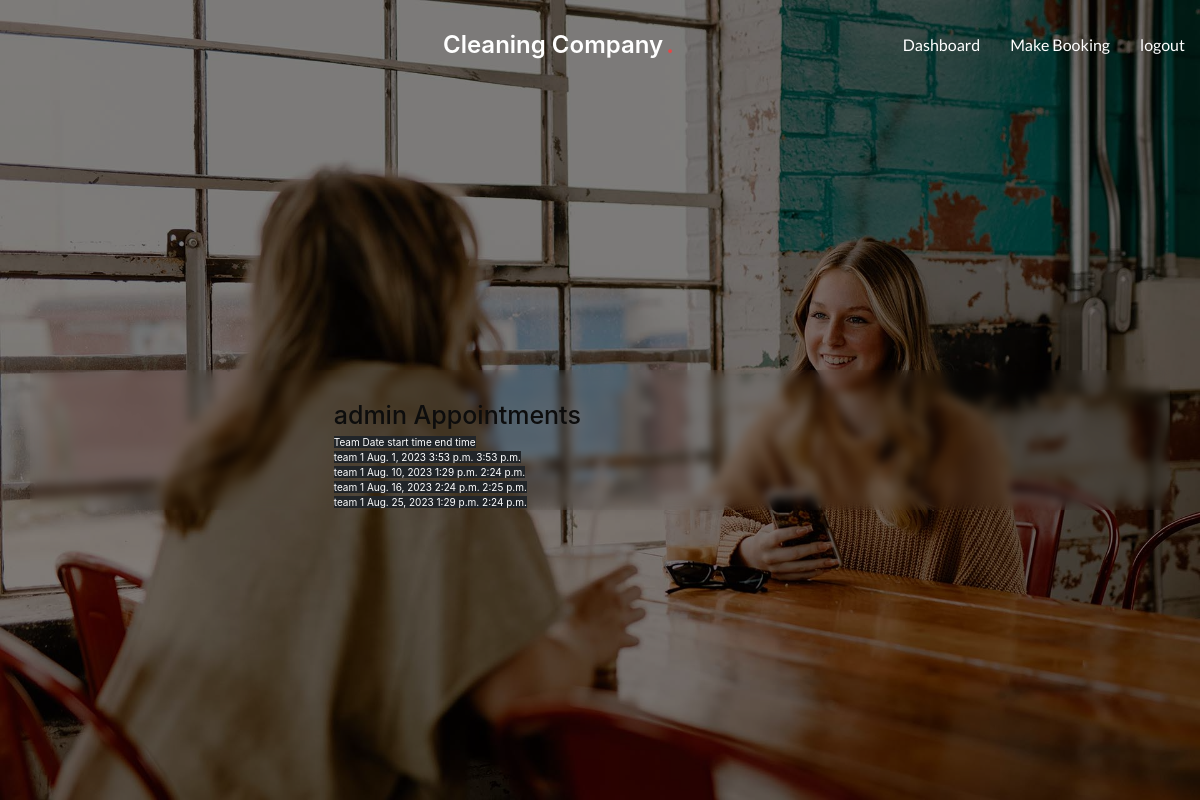
The page /client_dashbord/ (signed in) on the database its author committed.
### base/models.py (models this page shows, shortened)
class Appointment(models.Model):
    user = models.ForeignKey(User, on_delete=models.CASCADE, null=True)
    team = models.ForeignKey(Team, on_delete=models.CASCADE)
    date = models.DateField()
    start_time = models.TimeField()
    end_time = models.TimeField()

class Team(models.Model):
    name = models.CharField(max_length=100)

### base/views.py (the view)
# urls.py: path('', views.dashboard, name="dashboard"),
@login_required
def dashboard(request):
    client_appointments = Appointment.objects.all().filter(user=request.user)
    return render(request, 'base/dashboard.html', {'appointments': client_appointments})

### base/templates/base/dashboard.html (shortened to what this page needs)
{% extends 'base/dashboard_structure.html' %}
{% block cont %}
    <div class="container mt-5">
        <div class="row justify-content-center">
            <div class="col-md-6">
    {% if user.is_authenticated %}
        <h1>{{ user.get_username }} Appointments</h1>
    {% endif %}
<tabel class="table table-hover table-dark">
    <thead>
    <tr>
        <th scope="col">Team</th>
        <th scope="col">Date</th>
        <th scope="col">start time</th>
        <th scope="col">end time</th>
    </tr>
    </thead>
    <br>
    <tbody>
    {% for appointment in appointments %}
        <tr>
            <th>{{ appointment.team.name }}</th>
            <td>{{ appointment.date }}</td>
            <td>{{ appointment.start_time }}</td>
            <td>{{ appointment.end_time }}</td>
        </tr>
        <br>
    {% endfor %}
    </tbody>
</tabel>
            </div>
        </div>
    </div>
{% endblock cont %}

### base/templates/base/dashboard_structure.html (shortened to what this page needs)
<!DOCTYPE html>
{% load static %}
<html lang="en">
<head>
    <link href="{% static 'core/css/bootstrap.min.css' %}" rel="stylesheet">
    <link href="{% static 'core/css/bootstrap-icons.css' %}" rel="stylesheet">
    <link href="{% static 'core/css/glightbox.min.css' %}" rel="stylesheet">
    <link href="{% static 'core/css/swiper-bundle.min.css' %}" rel="stylesheet">
    <link href="{% static 'core/css/aos.css' %}" rel="stylesheet">
    <link rel="stylesheet" href="{% static 'core/css/main.css' %}">
    <link rel="stylesheet" href="{% static 'base/css/style.css' %}">
    <link rel="stylesheet" href="https://maxcdn.bootstrapcdn.com/bootstrap/3.4.1/css/bootstrap.min.css">
    <link rel="stylesheet" href="https://cdn.jsdelivr.net/npm/bootstrap@4.1.3/dist/css/bootstrap.min.css">
</head>
<body class="index-page"  data-bs-spy="scroll" data-bs-target="#navmenu">
<header id="header" class="header fixed-top d-flex align-items-center">
    <div class="container-fluid d-flex align-items-center justify-content-between">
        <a href="#header" class="logo d-flex align-items-center me-auto me-xl-0">
            <h1>Cleaning Company</h1>
            <span>.</span>
        </a>
        <nav id="navmenu" class="navmenu">
            <ul>
                <li><a href="{% url 'base:dashboard' %}" class="active">Dashboard</a></li>
                <li><a href="{% url 'base:bookings' %}" class="active">Make Booking</a></li>
                <li><a href="{% url 'base:logoutView' %}" class="active">logout</a></li>
            </ul>
        </nav>
    </div>
</header>
<main id="main">
    <section  class="hero">
        <img src="{% static 'core/assets/img/hero-bg.jpg' %}" alt="" data-aos="fade-in">
        <div class="container">
            <div class="row">
                <div id="booking">
                {% block cont %}
                {% endblock cont %}
                </div>
            </div>
        </div>
    </section>
</main>
</body>
</html>

### cleaning_company/static/core/css/main.css (style rules this page uses)
:root { --font-default: "Open Sans", system-ui, -apple-system, "Segoe UI", Roboto, "Helvetica Neue", Arial, "Noto Sans", "Liberation Sans", sans-serif, "Apple Color Emoji", "Segoe UI Emoji", "Segoe UI Symbol", "Noto Color Emoji"; --font-primary: "Montserrat", sans-serif; --font-secondary: "Lato", sans-serif; }
:root { --color-default: #212529; --color-default-rgb: 33, 37, 41; --color-background: #ffffff; --color-background-rgb: 255, 255, 255; --color-primary: #e84545; --color-primary-rgb: 232, 69, 69; --color-secondary: #32353a; --color-secondary-rgb: 50, 53, 58; --color-box-background: #ffffff; --color-box-background-rgb: 255, 255, 255; --color-inverse: #ffffff; --color-inverse-rgb: 255, 255, 255; }
:root { --color-nav: #3a3939; --color-nav-hover: #e84545; --color-nav-dropdown: #3a3939; --color-nav-dropdown-hover: #e84545; --color-nav-dropdown-background: #ffffff; --color-nav-mobile-background: #ffffff; }
:root { scroll-behavior: smooth; }
body { color: var(--color-default); background-color: var(--color-background); font-family: var(--font-default); }
a { color: var(--color-primary); text-decoration: none; transition: 0.3s; }
h1, h2, h3, h4, h5, h6 { font-family: var(--font-primary); }
section { color: var(--color-default); background-color: var(--color-background); padding: 60px 0; overflow: clip; }
.header { --color-background: #ffffff; --color-inverse: #ffffff; color: var(--color-default); background-color: var(--color-background); padding: 15px 0; transition: all 0.5s; z-index: 997; }
.header .logo h1 { font-size: 24px; margin: 0; font-weight: 600; color: var(--color-secondary); }
.header .logo span { color: var(--color-primary); font-size: 24px; font-weight: 600; padding-left: 3px; }
@media (max-width: 1200px) { .header .logo { order: 1; } }
@media (max-width: 1200px) { .header .navmenu { order: 3; } }
section { scroll-margin-top: 90px; }
.index-page .header { --color-background: rgba(255, 255, 255, 0); --color-secondary: #ffffff; --color-nav: rgba(255, 255, 255, 0.515); --color-nav-hover: #ffffff; }
@media (min-width: 1200px) { .navmenu { padding: 0; } }
@media (min-width: 1200px) { .navmenu ul { margin: 0; padding: 0; display: flex; list-style: none; align-items: center; } }
@media (min-width: 1200px) { .navmenu li { position: relative; } }
@media (min-width: 1200px) { .navmenu a, .navmenu a:focus { color: var(--color-nav); padding: 18px 15px; font-size: 16px; font-family: var(--font-secondary); font-weight: 400; display: flex; align-items: center; justify-content: space-between; white-space: nowrap; transition: 0.3s; } }
@media (min-width: 1200px) { .navmenu li:last-child a { padding-right: 0; } }
@media (min-width: 1200px) { .navmenu li:hover>a, .navmenu .active, .navmenu .active:focus { color: var(--color-nav-hover); } }
.hero { --color-default: #ffffff; --color-default-rgb: 255, 255, 255; --color-background: #000000; --color-background-rgb: 0, 0, 0; width: 100%; min-height: 100vh; position: relative; padding: 160px 0 80px 0; display: flex; align-items: center; justify-content: center; }
.hero img { position: absolute; inset: 0; display: block; width: 100%; height: 100%; -o-object-fit: cover; object-fit: cover; z-index: 1; }
.hero:before { content: ""; background: rgba(var(--color-background-rgb), 0.5); position: absolute; inset: 0; z-index: 2; }
.hero .container { position: relative; z-index: 3; }

### base/static/base/css/style.css (style rules this page uses)
#booking { backdrop-filter: blur(5px); color: #0d0d0d; }

### rows shown on the page
Appointment: team.name "team 1", date "Aug. 1, 2023", start_time "3:53 p.m.", end_time "3:53 p.m."
Appointment: team.name "team 1", date "Aug. 10, 2023", start_time "1:29 p.m.", end_time "2:24 p.m."
Appointment: team.name "team 1", date "Aug. 16, 2023", start_time "2:24 p.m.", end_time "2:25 p.m."
Appointment: team.name "team 1", date "Aug. 25, 2023", start_time "1:29 p.m.", end_time "2:24 p.m."

### other values the page prints
{{ user.get_username }} "admin"
